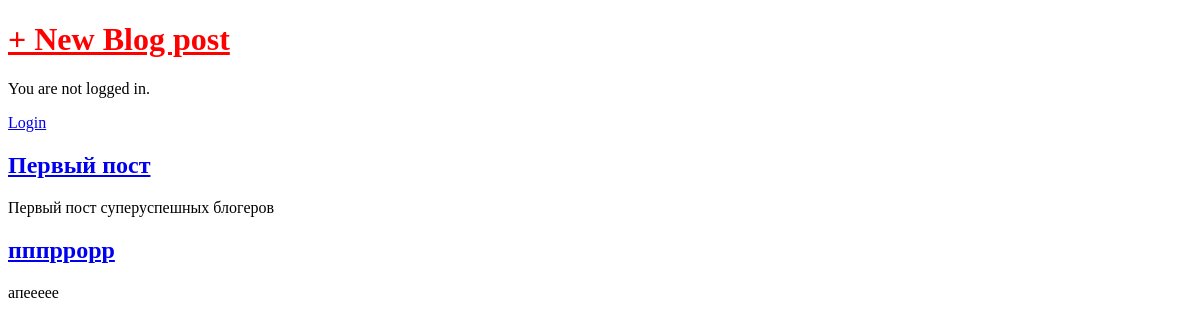
/, run on an earlier commit of the app's database.
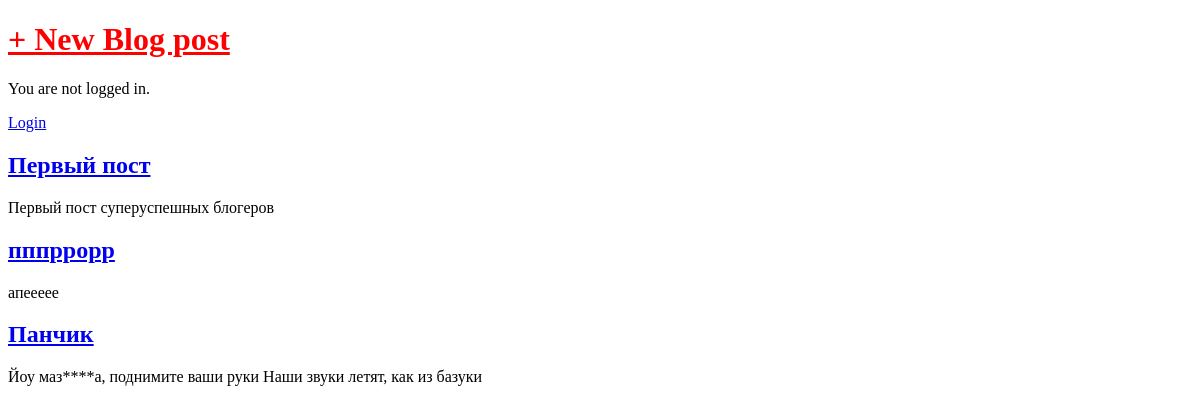
And on a later commit of the database.
### blog/models.py (models this page shows, shortened)
class Post(models.Model):
    title = models.CharField(max_length=200)
    author = models.ForeignKey('auth.User', on_delete=models.CASCADE)
    body = models.TextField()

### blog/views.py (the view)
# urls.py: path('', views.BlogListView.as_view(), name='home'),
class BlogListView(ListView):
    model = Post
    template_name = 'home.html'

### templates/home.html (shortened to what this page needs)
<!doctype html>
<html lang="en">
<head>
</head>
<body>
    {% extends 'base.html' %}
        {% block content %}
        {%for post in object_list %}
        <div class="post-entry">
            <h2><a href="{% url 'post_detail' post.pk %}"> {{post.title}}</a></h2>
            <p>{{ post.body }} </p>
        </div>
        {% endfor %}
        {% endblock content%}

### templates/base.html (shortened to what this page needs)
<!doctype html>
{% load static %}
<html lang="en">
<head>
    <link rel="stylesheet" href="{% static 'css/base.css' %}"/>
</head>
<body>
    <header>
        <h1>
            <a href="{%url 'post_new'%}">+ New Blog post</a>
        </h1>
    </header>
    {% if user.is_authenticated %}
        <p>Hi {{ user.username }}!</p>
        <p><a href="{% url 'logout' %}">Logout</a></p>
    {% else %}
        <p>You are not logged in.</p>
        <a href="{% url 'login' %}">Login</a>
    {% endif %}
    {% block content %}{%endblock content%}
</body>
</html>

### static/css/base.css (style rules this page uses)
header h1 a { color: red; }

What changed in the data, as far as the page shows it:
added Post: title "Панчик", body "Йоу маз****а, поднимите ваши руки Наши звуки летят, как из базуки"
